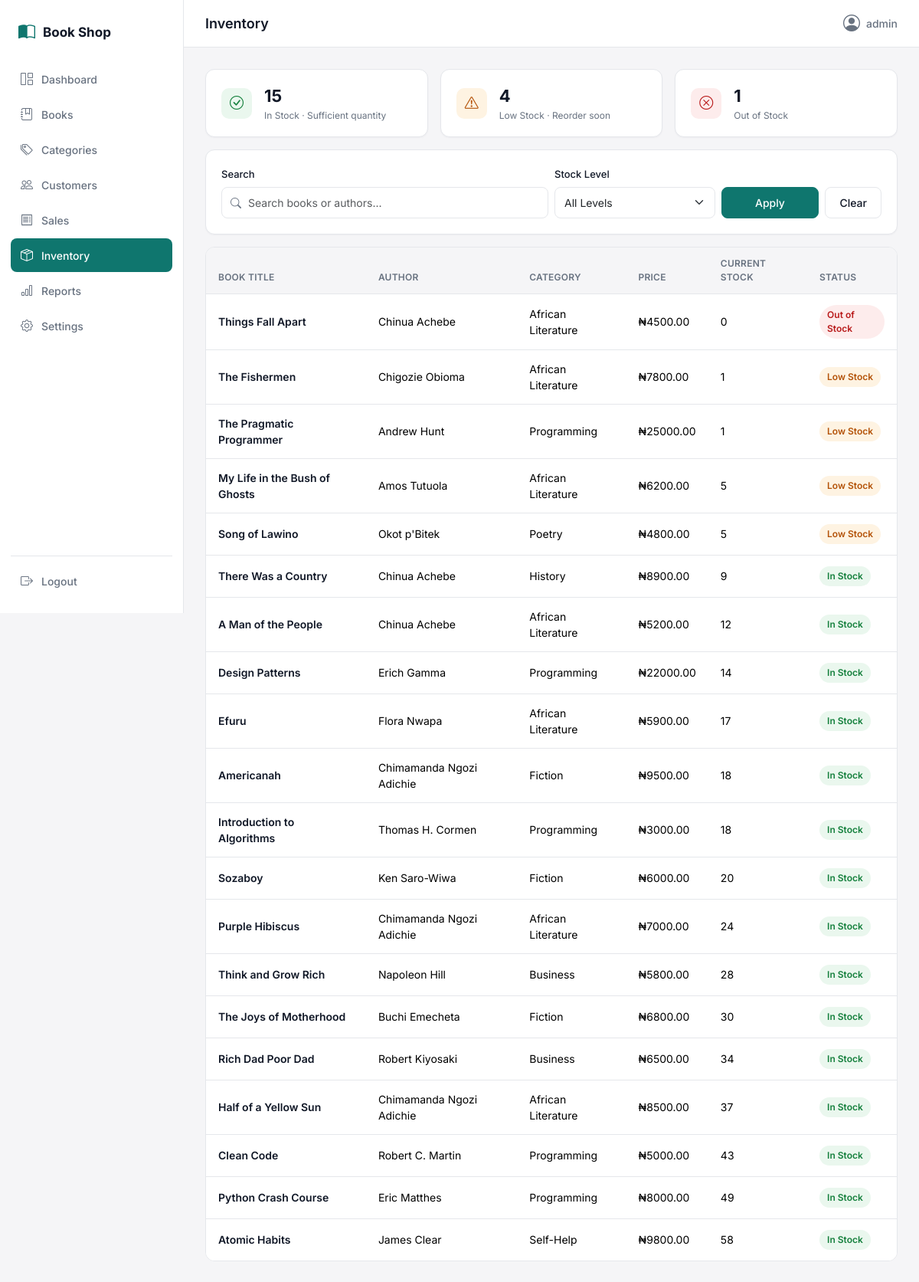
Screenshot of /inventory/ (signed in) with the database file from the repository.
### shop/models.py (models this page shows, shortened)
class Book(models.Model):
    title = models.CharField(max_length=255)
    author = models.CharField(max_length=255)
    isbn = models.CharField(max_length=13, unique=True, validators=[isbn_validator])
    category = models.ForeignKey(Category, on_delete=models.PROTECT, related_name="books")
    price = models.DecimalField(max_digits=10, decimal_places=2, validators=[MinValueValidator(0)])
    quantity = models.PositiveIntegerField(default=0, validators=[MinValueValidator(0)])
    description = models.TextField(blank=True)
    cover_image_url = models.URLField(max_length=500, blank=True)
    created_at = models.DateTimeField(auto_now_add=True)
    updated_at = models.DateTimeField(auto_now=True)
    class Meta:
        ordering = ["title"]
    @property
    def stock_status(self):
        from django.conf import settings as dj_settings
        threshold = getattr(dj_settings, "LOW_STOCK_THRESHOLD", 5)
        if self.quantity <= 0:
            return "out_of_stock"
        if self.quantity <= threshold:
            return "low_stock"
        return "in_stock"

class Category(models.Model):
    name = models.CharField(max_length=100, unique=True)
    description = models.TextField(blank=True)
    created_at = models.DateTimeField(auto_now_add=True)
    class Meta:
        ordering = ["name"]
        verbose_name_plural = "Categories"

### shop/views.py (the view)
# urls.py: path("inventory/", views.inventory_overview, name="inventory_overview"),
@login_required
def inventory_overview(request):
    low_stock_threshold = getattr(dj_settings, "LOW_STOCK_THRESHOLD", 5)
    query = request.GET.get("q", "").strip()
    status = request.GET.get("status", "").strip()
    books = Book.objects.select_related("category").all()
    if query:
        books = books.filter(Q(title__icontains=query) | Q(author__icontains=query))
    in_stock_count = books.filter(quantity__gt=low_stock_threshold).count()
    low_stock_count = books.filter(quantity__gt=0, quantity__lte=low_stock_threshold).count()
    out_of_stock_count = books.filter(quantity=0).count()
    if status == "in_stock":
        books = books.filter(quantity__gt=low_stock_threshold)
    elif status == "low_stock":
        books = books.filter(quantity__gt=0, quantity__lte=low_stock_threshold)
    elif status == "out_of_stock":
        books = books.filter(quantity=0)
    total_stock_value = books.aggregate(
        total=Coalesce(Sum("quantity"), 0)
    )["total"]
    return render(request, "inventory/overview.html", {
        "active_nav": "inventory",
        "books": books.order_by("quantity"),
        "query": query,
        "selected_status": status,
        "in_stock_count": in_stock_count,
        "low_stock_count": low_stock_count,
        "out_of_stock_count": out_of_stock_count,
        "total_stock_value": total_stock_value,
        "low_stock_threshold": low_stock_threshold,
    })

### templates/inventory/overview.html (shortened to what this page needs)
{% extends "base.html" %}
{% block page_title %}Inventory{% endblock %}
{% block content %}
<div class="row g-3 mb-3">
    <div class="col-12 col-md-4">
        <div class="stat-card">
            <div class="d-flex align-items-center gap-3">
                <div class="stat-icon" style="background: var(--color-success-bg); color: var(--color-success);"><i class="bi bi-check-circle"></i></div>
                <div>
                    <div class="stat-value" style="font-size: 22px;">{{ in_stock_count }}</div>
                    <div class="caption">In Stock &middot; Sufficient quantity</div>
                </div>
            </div>
        </div>
    </div>
    <div class="col-12 col-md-4">
        <div class="stat-card">
            <div class="d-flex align-items-center gap-3">
                <div class="stat-icon" style="background: var(--color-warning-bg); color: var(--color-warning);"><i class="bi bi-exclamation-triangle"></i></div>
                <div>
                    <div class="stat-value" style="font-size: 22px;">{{ low_stock_count }}</div>
                    <div class="caption">Low Stock &middot; Reorder soon</div>
                </div>
            </div>
        </div>
    </div>
    <div class="col-12 col-md-4">
        <div class="stat-card">
            <div class="d-flex align-items-center gap-3">
                <div class="stat-icon" style="background: var(--color-danger-bg); color: var(--color-danger);"><i class="bi bi-x-circle"></i></div>
                <div>
                    <div class="stat-value" style="font-size: 22px;">{{ out_of_stock_count }}</div>
                    <div class="caption">Out of Stock</div>
                </div>
            </div>
        </div>
    </div>
</div>
<form method="get" class="card-surface mb-3">
    <div class="row g-2 align-items-end">
        <div class="col-12 col-md-6">
            <label class="form-label">Search</label>
            <div class="search-input-wrap">
                <i class="bi bi-search"></i>
                <input type="text" name="q" class="form-control" placeholder="Search books or authors..." value="{{ query }}">
            </div>
        </div>
        <div class="col-6 col-md-3">
            <label class="form-label">Stock Level</label>
            <select name="status" class="form-select">
                <option value="">All Levels</option>
            </select>
        </div>
        <div class="col-6 col-md-3 d-flex gap-2">
            <button type="submit" class="btn btn-primary-custom flex-grow-1">Apply</button>
            <a href="{% url 'inventory_overview' %}" class="btn btn-outline-plain">Clear</a>
        </div>
    </div>
</form>
<div class="table-custom">
    <table class="table">
        <thead>
            <tr>
                <th>Book Title</th>
                <th>Author</th>
                <th>Category</th>
                <th>Price</th>
                <th>Current Stock</th>
                <th>Status</th>
            </tr>
        </thead>
        <tbody>
        {% for book in books %}
            <tr>
                <td><a href="{% url 'book_detail' book.pk %}" class="fw-semibold text-decoration-none" style="color: var(--color-text);">{{ book.title }}</a></td>
                <td class="text-secondary-custom">{{ book.author }}</td>
                <td class="text-secondary-custom">{{ book.category.name }}</td>
                <td>₦{{ book.price|floatformat:2 }}</td>
                <td>{{ book.quantity }}</td>
                <td>
                    {% if book.stock_status == "in_stock" %}
                        <span class="status-badge status-in-stock">In Stock</span>
                    {% elif book.stock_status == "low_stock" %}
                        <span class="status-badge status-low-stock">Low Stock</span>
                    {% else %}
                        <span class="status-badge status-out-of-stock">Out of Stock</span>
                    {% endif %}
                </td>
            </tr>
        {% endfor %}
        </tbody>
    </table>
</div>
{% endblock %}

### templates/base.html (shortened to what this page needs)
{% load static %}
<!DOCTYPE html>
<html lang="en">
<head>
    <link href="https://cdn.jsdelivr.net/npm/bootstrap@5.3.3/dist/css/bootstrap.min.css" rel="stylesheet">
    <link href="https://cdn.jsdelivr.net/npm/bootstrap-icons@1.11.3/font/bootstrap-icons.css" rel="stylesheet">
    <link rel="stylesheet" href="{% static 'css/style.css' %}">
</head>
<body>
{% if user.is_authenticated %}
<div class="app-shell">
    <aside class="sidebar" id="sidebar">
        <div class="sidebar-brand">
            <i class="bi bi-book-half"></i>
            <span>Book Shop</span>
        </div>
        <nav class="sidebar-nav">
            <a href="{% url 'dashboard' %}" class="nav-link {% if active_nav == 'dashboard' %}active{% endif %}">
                <i class="bi bi-grid-1x2"></i> Dashboard
            </a>
            <a href="{% url 'book_list' %}" class="nav-link {% if active_nav == 'books' %}active{% endif %}">
                <i class="bi bi-journal-bookmark"></i> Books
            </a>
            <a href="{% url 'category_list' %}" class="nav-link {% if active_nav == 'categories' %}active{% endif %}">
                <i class="bi bi-tags"></i> Categories
            </a>
            <a href="{% url 'customer_list' %}" class="nav-link {% if active_nav == 'customers' %}active{% endif %}">
                <i class="bi bi-people"></i> Customers
            </a>
            <a href="{% url 'sale_list' %}" class="nav-link {% if active_nav == 'sales' %}active{% endif %}">
                <i class="bi bi-receipt"></i> Sales
            </a>
            <a href="{% url 'inventory_overview' %}" class="nav-link {% if active_nav == 'inventory' %}active{% endif %}">
                <i class="bi bi-box-seam"></i> Inventory
            </a>
            <a href="{% url 'sales_report' %}" class="nav-link {% if active_nav == 'reports' %}active{% endif %}">
                <i class="bi bi-bar-chart"></i> Reports
            </a>
            <a href="{% url 'settings_page' %}" class="nav-link {% if active_nav == 'settings' %}active{% endif %}">
                <i class="bi bi-gear"></i> Settings
            </a>
        </nav>
        <form method="post" action="{% url 'logout' %}" class="sidebar-logout">
            <button type="submit" class="nav-link logout-btn">
                <i class="bi bi-box-arrow-right"></i> Logout
            </button>
        </form>
    </aside>
    <div class="main-area">
        <header class="topbar">
            <div class="topbar-title">{% block page_title %}{% endblock %}</div>
            <div class="topbar-user">
                <i class="bi bi-person-circle"></i> {{ user.get_username }}
            </div>
        </header>
        <main class="content">
            {% block content %}{% endblock %}
        </main>
    </div>
</div>
{% else %}
    {% block auth_content %}{% endblock %}
{% endif %}
</body>
</html>

### rows the page displays
Book: title "Things Fall Apart", author "Chinua Achebe", category.name "African Literature", price "4500.00", quantity "0", shows "Out of Stock"
Book: title "The Fishermen", author "Chigozie Obioma", category.name "African Literature", price "7800.00", quantity "1", shows "Low Stock"
Book: title "The Pragmatic Programmer", author "Andrew Hunt", category.name "Programming", price "25000.00", quantity "1", shows "Low Stock"
Book: title "My Life in the Bush of Ghosts", author "Amos Tutuola", category.name "African Literature", price "6200.00", quantity "5", shows "Low Stock"
Book: title "Song of Lawino", author "Okot p'Bitek", category.name "Poetry", price "4800.00", quantity "5", shows "Low Stock"
Book: title "There Was a Country", author "Chinua Achebe", category.name "History", price "8900.00", quantity "9", shows "In Stock"
Book: title "A Man of the People", author "Chinua Achebe", category.name "African Literature", price "5200.00", quantity "12", shows "In Stock"
Book: title "Design Patterns", author "Erich Gamma", category.name "Programming", price "22000.00", quantity "14", shows "In Stock"
Book: title "Efuru", author "Flora Nwapa", category.name "African Literature", price "5900.00", quantity "17", shows "In Stock"
Book: title "Americanah", author "Chimamanda Ngozi Adichie", category.name "Fiction", price "9500.00", quantity "18", shows "In Stock"
Book: title "Introduction to Algorithms", author "Thomas H. Cormen", category.name "Programming", price "3000.00", quantity "18", shows "In Stock"
Book: title "Sozaboy", author "Ken Saro-Wiwa", category.name "Fiction", price "6000.00", quantity "20", shows "In Stock"
Book: title "Purple Hibiscus", author "Chimamanda Ngozi Adichie", category.name "African Literature", price "7000.00", quantity "24", shows "In Stock"
Book: title "Think and Grow Rich", author "Napoleon Hill", category.name "Business", price "5800.00", quantity "28", shows "In Stock"
Book: title "The Joys of Motherhood", author "Buchi Emecheta", category.name "Fiction", price "6800.00", quantity "30", shows "In Stock"
Book: title "Rich Dad Poor Dad", author "Robert Kiyosaki", category.name "Business", price "6500.00", quantity "34", shows "In Stock"
Book: title "Half of a Yellow Sun", author "Chimamanda Ngozi Adichie", category.name "African Literature", price "8500.00", quantity "37", shows "In Stock"
Book: title "Clean Code", author "Robert C. Martin", category.name "Programming", price "5000.00", quantity "43", shows "In Stock"
Book: title "Python Crash Course", author "Eric Matthes", category.name "Programming", price "8000.00", quantity "49", shows "In Stock"
Book: title "Atomic Habits", author "James Clear", category.name "Self-Help", price "9800.00", quantity "58", shows "In Stock"

### other values shown
{{ user.get_username }} "admin"
{{ in_stock_count }} "15"
{{ low_stock_count }} "4"
{{ out_of_stock_count }} "1"
